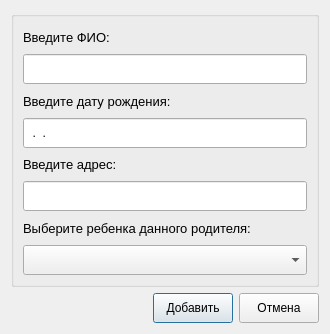
<?xml version="1.0" encoding="UTF-8"?>
<ui version="4.0">
 <class>AddingParentDialog</class>
 <widget class="QDialog" name="AddingParentDialog">
  <property name="geometry">
   <rect>
    <x>0</x>
    <y>0</y>
    <width>330</width>
    <height>334</height>
   </rect>
  </property>
  <property name="minimumSize">
   <size>
    <width>0</width>
    <height>0</height>
   </size>
  </property>
  <property name="maximumSize">
   <size>
    <width>400</width>
    <height>350</height>
   </size>
  </property>
  <property name="windowTitle">
   <string>Добавление родителя ученика</string>
  </property>
  <layout class="QVBoxLayout" name="verticalLayout">
   <item>
    <widget class="QGroupBox" name="groupBox">
     <property name="title">
      <string/>
     </property>
     <layout class="QVBoxLayout" name="verticalLayout_6">
      <item>
       <layout class="QVBoxLayout" name="verticalLayout_2">
        <item>
         <widget class="QLabel" name="label">
          <property name="font">
           <font>
            <pointsize>10</pointsize>
           </font>
          </property>
          <property name="text">
           <string>Введите ФИО:</string>
          </property>
         </widget>
        </item>
        <item>
         <widget class="QLineEdit" name="editName">
          <property name="minimumSize">
           <size>
            <width>0</width>
            <height>30</height>
           </size>
          </property>
         </widget>
        </item>
       </layout>
      </item>
      <item>
       <layout class="QVBoxLayout" name="verticalLayout_4">
        <item>
         <widget class="QLabel" name="label_3">
          <property name="font">
           <font>
            <pointsize>10</pointsize>
           </font>
          </property>
          <property name="text">
           <string>Введите дату рождения:</string>
          </property>
         </widget>
        </item>
        <item>
         <widget class="QLineEdit" name="editDateBirth">
          <property name="minimumSize">
           <size>
            <width>0</width>
            <height>30</height>
           </size>
          </property>
          <property name="inputMask">
           <string>00.00.0000</string>
          </property>
         </widget>
        </item>
       </layout>
      </item>
      <item>
       <layout class="QVBoxLayout" name="verticalLayout_5">
        <item>
         <widget class="QLabel" name="label_4">
          <property name="font">
           <font>
            <pointsize>10</pointsize>
           </font>
          </property>
          <property name="text">
           <string>Введите адрес:</string>
          </property>
         </widget>
        </item>
        <item>
         <widget class="QLineEdit" name="editAddress">
          <property name="minimumSize">
           <size>
            <width>0</width>
            <height>30</height>
           </size>
          </property>
         </widget>
        </item>
       </layout>
      </item>
      <item>
       <layout class="QVBoxLayout" name="verticalLayout_3">
        <item>
         <widget class="QLabel" name="label_2">
          <property name="font">
           <font>
            <pointsize>10</pointsize>
           </font>
          </property>
          <property name="text">
           <string>Выберите ребенка данного родителя:</string>
          </property>
         </widget>
        </item>
        <item>
         <widget class="QComboBox" name="cbxPupils">
          <property name="minimumSize">
           <size>
            <width>0</width>
            <height>30</height>
           </size>
          </property>
         </widget>
        </item>
       </layout>
      </item>
     </layout>
    </widget>
   </item>
   <item>
    <layout class="QHBoxLayout" name="horizontalLayout">
     <item>
      <spacer name="horizontalSpacer">
       <property name="orientation">
        <enum>Qt::Horizontal</enum>
       </property>
       <property name="sizeHint" stdset="0">
        <size>
         <width>40</width>
         <height>20</height>
        </size>
       </property>
      </spacer>
     </item>
     <item>
      <widget class="QPushButton" name="btnAccept">
       <property name="minimumSize">
        <size>
         <width>0</width>
         <height>30</height>
        </size>
       </property>
       <property name="text">
        <string>Добавить</string>
       </property>
       <property name="icon">
        <iconset resource="../../Resources/img.qrc">
         <normaloff>:/icons/img/add.png</normaloff>:/icons/img/add.png</iconset>
       </property>
      </widget>
     </item>
     <item>
      <widget class="QPushButton" name="btnCancel">
       <property name="minimumSize">
        <size>
         <width>0</width>
         <height>30</height>
        </size>
       </property>
       <property name="text">
        <string>Отмена</string>
       </property>
       <property name="icon">
        <iconset resource="../../Resources/img.qrc">
         <normaloff>:/icons/img/delete.png</normaloff>:/icons/img/delete.png</iconset>
       </property>
      </widget>
     </item>
    </layout>
   </item>
  </layout>
 </widget>
 <resources>
  <include location="../../Resources/img.qrc"/>
 </resources>
 <connections/>
</ui>
